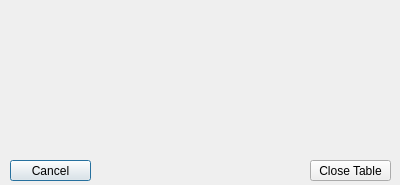
<?xml version="1.0" encoding="UTF-8"?>
<ui version="4.0">
 <class>CloseConfirmation</class>
 <widget class="QDialog" name="CloseConfirmation">
  <property name="geometry">
   <rect>
    <x>0</x>
    <y>0</y>
    <width>400</width>
    <height>185</height>
   </rect>
  </property>
  <property name="minimumSize">
   <size>
    <width>400</width>
    <height>185</height>
   </size>
  </property>
  <property name="maximumSize">
   <size>
    <width>400</width>
    <height>185</height>
   </size>
  </property>
  <property name="windowTitle">
   <string>Dialog</string>
  </property>
  <widget class="QLabel" name="lblConfirmation">
   <property name="geometry">
    <rect>
     <x>10</x>
     <y>50</y>
     <width>381</width>
     <height>61</height>
    </rect>
   </property>
   <property name="text">
    <string/>
   </property>
  </widget>
  <widget class="QPushButton" name="pbCancel">
   <property name="geometry">
    <rect>
     <x>10</x>
     <y>160</y>
     <width>81</width>
     <height>21</height>
    </rect>
   </property>
   <property name="text">
    <string>Cancel</string>
   </property>
  </widget>
  <widget class="QPushButton" name="pbClose">
   <property name="geometry">
    <rect>
     <x>310</x>
     <y>160</y>
     <width>81</width>
     <height>21</height>
    </rect>
   </property>
   <property name="text">
    <string>Close Table</string>
   </property>
  </widget>
 </widget>
 <resources/>
 <connections/>
</ui>
